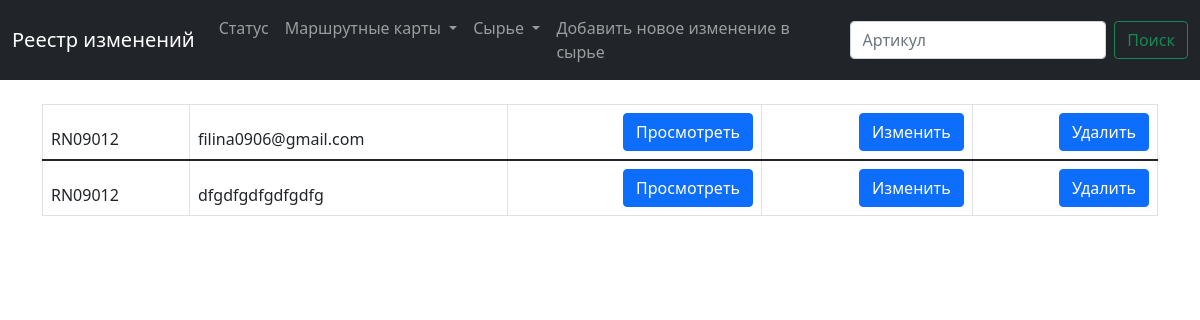
The page /list_sku on the database as committed earlier.
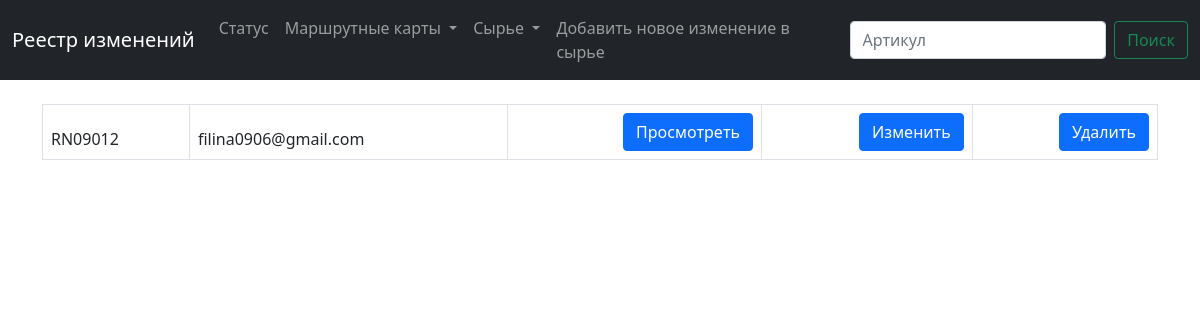
The same page on the database as committed later.
### main/models.py (models this page shows, shortened)
class Sku (models.Model):
    num = models.CharField(max_length=200)  # артикул готоваой продукции (ГП)
    name = models.CharField(max_length=200)  # наименование ГП
    raw = models.ManyToManyField(Raw, blank=True, null=True)  # сырье
    weight = models.IntegerField(blank=True, null=True)  # вес
    photo = models.ImageField(blank=True, null=True,
                              upload_to="images/")  # фото

### main/views.py (the view)
# urls.py: path('list_sku', views.list_sku, name='list_sku'),
def list_sku(request):
    skus = Sku.objects.all()
    return render(request, 'main/list_sku.html', {'skus': skus})

### main/templates/main/list_sku.html (shortened to what this page needs)
{% extends 'main/base.html' %}
{% block content%}
<br>
<div class="container">
    <table class="table table-bordered">
        {% for sku in skus %}
        <thead>
            <tr>
                <td>{{ sku.num }}</td>
                <td>{{ sku.name }}</td>
                <td align="right">
                    <div class="btn-group" role="group" aria-label="Basic example">
                        <a href="{% url 'show_sku' sku.id %}" type="button" class="btn btn-primary">Просмотреть</a>
                    </div>
                </td>
                <td align="right">
                    <div class="btn-group" role="group" aria-label="Basic example">
                        <a href="{% url 'update_sku' sku.id %}" type="button" class="btn btn-primary">Изменить</a>
                    </div>
                </td>
                <td align="right">
                    <div class="btn-group" role="group" aria-label="Basic example">
                        <a href="{% url 'delete_sku' sku.id %}" type="button" class="btn btn-primary">Удалить</a>
                    </div>
                </td>
            </tr>
        </thead>
        {% endfor %}
    </table>
</div>
{%endblock%}

Rows that differ between the two databases and show on the page:
removed Sku: num "RN09012", name "dfgdfgdfgdfgdfg"
